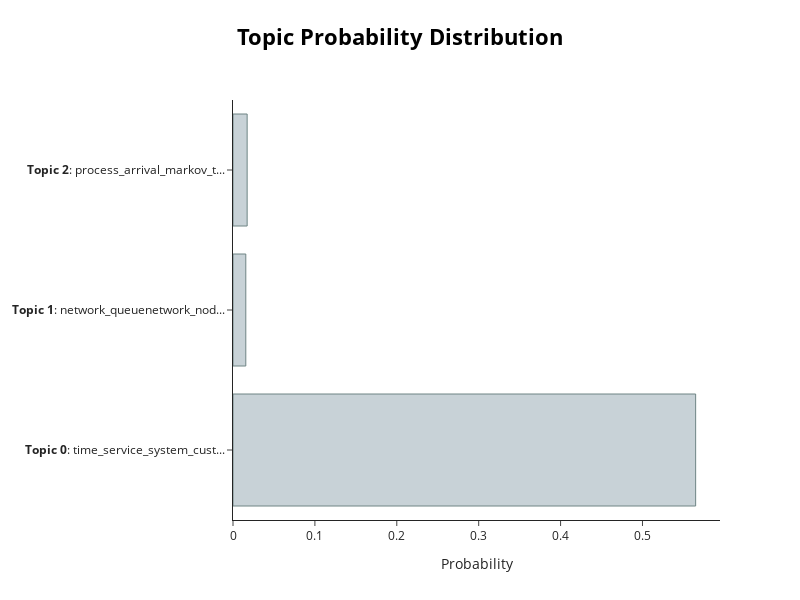

The notebook cell saved with this chart:
### Markdown cell above
## Compute and visualize probabilities of topics in a document

### Code cell
topic_model.visualize_distribution(probs[0])

### Figure 1 — Plotly figure (JSON) as saved in the notebook; plotly's stock layout.template omitted (floating-point values rounded to 4 significant figures)
{"data": [{"marker": {"color": "#C8D2D7", "line": {"color": "#6E8484", "width": 1}}, "orientation": "h", "type": "bar", "x": [0.5649, 0.01563, 0.01727], "y": ["<b>Topic 0</b>: time_service_system_cust...", "<b>Topic 1</b>: network_queuenetwork_nod...", "<b>Topic 2</b>: process_arrival_markov_t..."]}], "layout": {"height": 600, "hoverlabel": {"bgcolor": "white", "font": {"family": "Rockwell", "size": 16}}, "title": {"font": {"color": "Black", "size": 22}, "text": "<b>Topic Probability Distribution", "x": 0.5, "xanchor": "center", "y": 0.95, "yanchor": "top"}, "width": 800, "xaxis": {"autorange": true, "range": [0, 0.5947], "title": {"text": "Probability"}, "type": "linear"}, "yaxis": {"autorange": true, "range": [-0.5, 2.5], "type": "category"}}}
